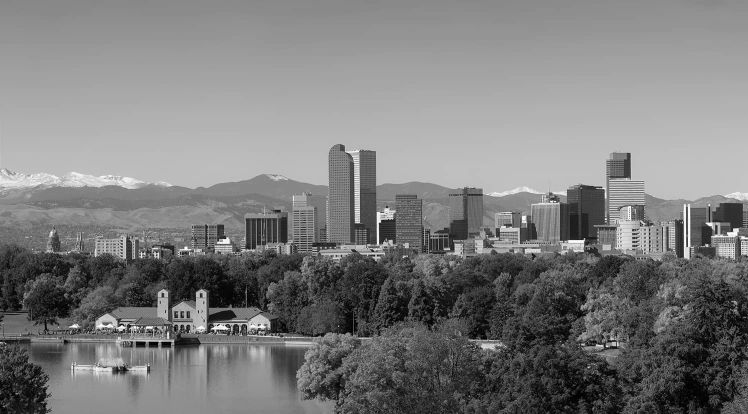
#> input picture assignments/hw07/files/skyline_left.png, 748 x 414 px
$ python hw07.py
#> lines starting #> are read from the running program, lines starting #| are printed output that depends on the picture
"""Homework 07: Feature Matching.

Complete the three TODO functions. SIFT extraction, evaluation and plotting
are provided. Submit only hw07.py.
"""
from pathlib import Path
import argparse
import csv
import cv2
import numpy as np
import matplotlib
matplotlib.use("Agg")
import matplotlib.pyplot as plt


def ratio_match(descriptors1, descriptors2, ratio):
    """Return forward cv2.DMatch objects passing the strict L2 ratio test.

    Descriptors are finite float32 arrays (N, D), (M, D), same D >= 1.
    Use BFMatcher(NORM_L2, crossCheck=False).knnMatch(..., k=2).
    Keep best if best.distance < ratio * second.distance; 0 < ratio < 1.
    N=0 or M<2: return []. Reject two zero-distance neighbors as ambiguous.
    Return matches in increasing queryIdx order; do not modify inputs.
    """

    # length condition
    if len(descriptors1) == 0 or len(descriptors2) < 2:
        return []

    bf_match = cv2.BFMatcher(cv2.NORM_L2, crossCheck=False).knnMatch(descriptors1, descriptors2, k = 2)

    potential_match = []


    if 0 < ratio < 1:
        for g in bf_match:
            if len(g) < 2:
                continue

            best, second = g

            if best.distance < ratio * second.distance:
                potential_match.append(best)
    else:
        return []


    # expand potential_match
    pairs = []
    for m in potential_match:
        pairs.append((m.queryIdx, m))

    # sort via queryIdx
    pairs.sort()

    # Add sorted list to new list
    good_match = []
    for _, m in pairs:
        good_match.append(m)

    return good_match


def mutual_matches(matches12, matches21):
    """Keep forward matches that also passed the reverse ratio test.

    Each input is a list of cv2.DMatch, with at most one match per query.
    For forward i->j, require reverse j->i. Preserve forward order and
    distances. Return a new list of the retained forward objects.
    Empty lists are valid. Do not modify either input or its match objects.
    """

    # ensure they are not empty
    if not matches12 or not matches21:
        return []

    # reverse pair
    reverse_pair = set()
    for m in matches21:
        j = m.queryIdx
        i = m.trainIdx
        reverse_pair.add((i, j))

    pair_match = []

    # reverse vs forward
    for m in matches12:
        i = m.queryIdx
        j = m.trainIdx

        if (i,j) in reverse_pair:
            pair_match.append(m)

    return pair_match


def match_images(image1, image2, ratio):
    """Return (keypoints1, keypoints2, forward_matches, mutual_matches).

    Inputs: 2-D uint8 grayscale images and 0 < ratio < 1. Use provided
    extract_sift(image) with its default nfeatures=800 for each image.
    Call ratio_match in both directions with ratio, then mutual_matches.
    Return the original keypoint lists, forward matches, and mutual subset.
    Do not change images. Empty feature sets are valid.
    """

    keypoints1, descriptors1 = extract_sift(image1)
    keypoints2, descriptors2 = extract_sift(image2)

    forward_matches = ratio_match(descriptors1, descriptors2, ratio)
    rev_list = ratio_match(descriptors2, descriptors1, ratio)

    mm = mutual_matches(forward_matches, rev_list)


    return (keypoints1, keypoints2, forward_matches, mm)


# Everything below is PROVIDED. Leave it unchanged.
def extract_sift(image, nfeatures=800):
    """Return (keypoints, descriptors) from OpenCV SIFT, preserving order.

    image is 2-D uint8 grayscale. Create SIFT with nfeatures=nfeatures,
    leave other SIFT settings at defaults, then detectAndCompute(image, None).
    Return a list of cv2.KeyPoint and float32 descriptors of shape (N, 128).
    If no features: return [], np.empty((0, 128), dtype=np.float32).
    Do not change image; nfeatures is a positive integer.
    """
    sift = cv2.SIFT_create(nfeatures=nfeatures)
    keypoints, descriptors = sift.detectAndCompute(image, None)
    if descriptors is None:
        return [], np.empty((0, 128), dtype=np.float32)
    return list(keypoints), descriptors


def load_image(path):
    image = cv2.imread(str(path), cv2.IMREAD_GRAYSCALE)
    if image is None:
        raise FileNotFoundError(path)
    return image


def nearest_matches(descriptors1, descriptors2):
    if not len(descriptors1) or not len(descriptors2):
        return []
    return list(cv2.BFMatcher(cv2.NORM_L2).match(descriptors1, descriptors2))


def transformed_view(image):
    h, w = image.shape
    matrix = cv2.getRotationMatrix2D(((w-1)/2, (h-1)/2), 20, 0.80)
    result = cv2.warpAffine(image, matrix, (w, h), flags=cv2.INTER_LINEAR,
                            borderMode=cv2.BORDER_CONSTANT)
    return result, matrix


def evaluate_matches(keypoints1, keypoints2, matches, matrix, target_shape, tolerance=3.0):
    """Use a KNOWN affine transform; no transformation estimation is performed.

    Only evaluate matches whose source point maps inside the target view.
    Report positional consistency within tolerance, not a guarantee of identity.
    An empty evaluated set has no defined percentage (None).
    """
    if not matches:
        return {"accepted": 0, "evaluated": 0, "consistent": 0, "percent": None}
    source = np.float32([keypoints1[m.queryIdx].pt for m in matches])
    target = np.float32([keypoints2[m.trainIdx].pt for m in matches])
    projected = source @ matrix[:, :2].T + matrix[:, 2]
    h, w = target_shape[:2]
    visible = ((projected[:, 0] >= 0) & (projected[:, 0] <= w-1)
               & (projected[:, 1] >= 0) & (projected[:, 1] <= h-1))
    errors = np.linalg.norm(target-projected, axis=1)
    evaluated = int(visible.sum())
    consistent = int(((errors <= tolerance) & visible).sum())
    return {"accepted": len(matches), "evaluated": evaluated, "consistent": consistent,
            "percent": 100.0*consistent/evaluated if evaluated else None}


def draw_matches(image1, keypoints1, image2, keypoints2, matches):
    ordered = sorted(matches, key=lambda m: (m.distance, m.queryIdx, m.trainIdx))
    indices = np.linspace(0, len(ordered)-1, min(40, len(ordered)), dtype=int)
    selected = [ordered[i] for i in indices]
    image = cv2.drawMatches(image1, keypoints1, image2, keypoints2, selected, None,
                            matchColor=(20, 180, 255),
                            flags=cv2.DrawMatchesFlags_NOT_DRAW_SINGLE_POINTS)
    return cv2.cvtColor(image, cv2.COLOR_BGR2RGB)


def save_demonstration(image1, image2, output_dir):
    output_dir = Path(output_dir)
    output_dir.mkdir(parents=True, exist_ok=True)
    keypoints1, keypoints2, forward, mutual = match_images(image1, image2, .75)
    _, d1 = extract_sift(image1)
    _, d2 = extract_sift(image2)
    raw = nearest_matches(d1, d2)
    fig, axes = plt.subplots(3, 1, figsize=(14, 11))
    for ax, matches, label in zip(axes, [raw, forward, mutual],
                                 ["Nearest neighbor", "Ratio test (0.75)", "Ratio test in both directions + mutual"]):
        ax.imshow(draw_matches(image1, keypoints1, image2, keypoints2, matches))
        ax.set_title(f"{label}: {len(matches)} matches (showing up to 40)")
        ax.axis("off")
    fig.tight_layout()
    fig.savefig(output_dir/"hw07_matches.png", dpi=120)
    plt.close(fig)

    transformed, matrix = transformed_view(image1)
    kpa, da = extract_sift(image1)
    kpb, db = extract_sift(transformed)
    raw = nearest_matches(da, db)
    records = []
    def add_record(method, ratio, matches):
        metric = evaluate_matches(kpa, kpb, matches, matrix, transformed.shape)
        records.append({"method": method, "ratio": ratio, **metric})
        return metric
    add_record("nearest", "", raw)
    fig, axes = plt.subplots(3, 1, figsize=(14, 11))
    for ax, threshold in zip(axes, [.60, .75, .90]):
        ka, kb, accepted, retained = match_images(image1, transformed, threshold)
        # All calls use identical provided SIFT settings and preserve its order.
        add_record("ratio", threshold, accepted)
        stats = add_record("mutual", threshold, retained)
        percentage = "n/a" if stats["percent"] is None else f'{stats["percent"]:.1f}%'
        ax.imshow(draw_matches(image1, ka, transformed, kb, retained))
        ax.set_title(f'Ratio {threshold:.2f}: {len(accepted)} forward, {len(retained)} mutual; '
                     f'{stats["consistent"]}/{stats["evaluated"]} evaluated consistent ({percentage})')
        ax.axis("off")
    fig.suptitle("Known rotation 20 degrees, scale 0.80; positional tolerance 3 pixels", fontsize=14)
    fig.tight_layout(rect=(0, 0, 1, .97))
    fig.savefig(output_dir/"hw07_transformations.png", dpi=120)
    plt.close(fig)
    with (output_dir/"hw07_metrics.csv").open("w", newline="") as file:
        writer = csv.DictWriter(file, fieldnames=["method", "ratio", "accepted", "evaluated", "consistent", "percent"])
        writer.writeheader()
        writer.writerows(records)
    print("Known-transform experiment (percentage is among evaluated matches):")
    print("Method       Ratio  Accepted  Evaluated  Consistent  Percent")
    for row in records:
        percent = "n/a" if row["percent"] is None else f'{row["percent"]:.1f}%'
        print(f'{row["method"]:12} {str(row["ratio"]):5} {row["accepted"]:8} '
              f'{row["evaluated"]:10} {row["consistent"]:11} {percent:>8}')
    print("Saved hw07_matches.png, hw07_transformations.png, and hw07_metrics.csv")


def main():
    parser = argparse.ArgumentParser(description=__doc__)
    base = Path(__file__).resolve().parent
    parser.add_argument("image1", nargs="?", type=Path, default=base/"skyline_left.png")
    parser.add_argument("image2", nargs="?", type=Path, default=base/"skyline_right.png")
    parser.add_argument("--output-dir", type=Path, default=Path("."))
    args = parser.parse_args()
    save_demonstration(load_image(args.image1), load_image(args.image2), args.output_dir)
#> in load_image, image is the input picture: shape (414, 748); min 0, max 255, mean 124.7
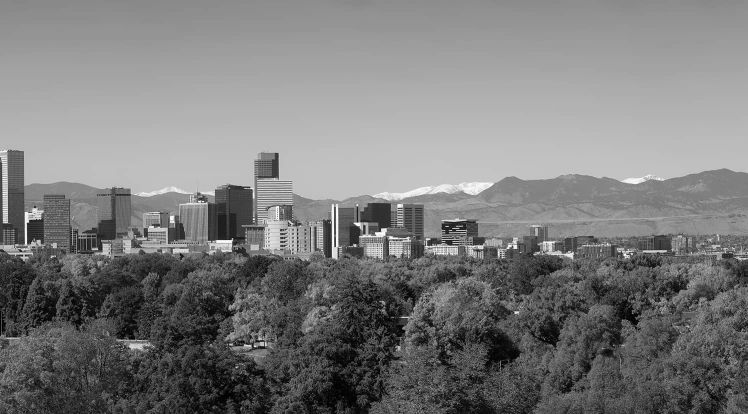
#> input picture assignments/hw07/files/skyline_right.png, 748 x 414 px
#> in load_image, image is the input picture: shape (414, 748); min 0, max 255, mean 123.5
#> in extract_sift, `keypoints, descriptors = sift.detectAndCompute(image, None)`: keypoints = 800 keypoints; strongest (x, y, size): (707, 245, 2.1), (710, 224, 3.2), (75, 326, 3.3), (201, 295, 2.3)
#> in match_images, `keypoints1, descriptors1 = extract_sift(image1)`: keypoints1 has the same summary as keypoints in extract_sift
#> in extract_sift (call 2), `keypoints, descriptors = sift.detectAndCompute(image, None)`: keypoints = 800 keypoints; strongest (x, y, size): (355, 245, 2.1), (515, 247, 2.6), (358, 224, 3.2), (225, 245, 9.5)
#> in match_images, `keypoints2, descriptors2 = extract_sift(image2)`: keypoints2 has the same summary as keypoints in extract_sift
#> in ratio_match, `bf_match = cv2.BFMatcher(cv2.NORM_L2, crossCheck=False).knnMatch(descr..`: bf_match = 800 matches
#> after the loop in ratio_match, `for g in bf_match:`: potential_match = 412 matches
#> after the loop in ratio_match, `for m in potential_match:`: pairs = 412 items
#> after the loop in ratio_match, `for _, m in pairs:`: good_match = 412 matches
#> after the loop in ratio_match (call 2), `for g in bf_match:`: potential_match = 410 matches
#> the loop in mutual_matches, `for m in matches21:` made 410 passes
#> (j, i) on passes 1 to 3: (0, 742), (3, 673), (4, 570)
#> after the loop in mutual_matches, `for m in matches21:`: reverse_pair = 410 items
#> the loop in mutual_matches, `for m in matches12:` made 412 passes
#> (i, j) on passes 1 to 3: (0, 201), (1, 414), (2, 415)
#> after the loop in mutual_matches, `for m in matches12:`: pair_match = 408 matches
#> in save_demonstration, `keypoints1, keypoints2, forward, mutual = match_images(image1, image2,..`: keypoints1 = 800 keypoints; strongest (x, y, size): (707, 245, 2.1), (710, 224, 3.2), (75, 326, 3.3), (201, 295, 2.3); keypoints2 has the same summary as keypoints in extract_sift; forward = 412 matches; mutual = 408 matches
#> in extract_sift (call 3), `keypoints, descriptors = sift.detectAndCompute(image, None)`: keypoints has the same summary as keypoints1 in save_demonstration
#> in save_demonstration, `_, d1 = extract_sift(image1)`:
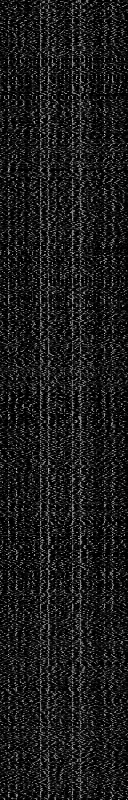
#> d1: shape (800, 128) float32; min 0, max 203, mean 27.4
#> in save_demonstration, `_, d2 = extract_sift(image2)`:
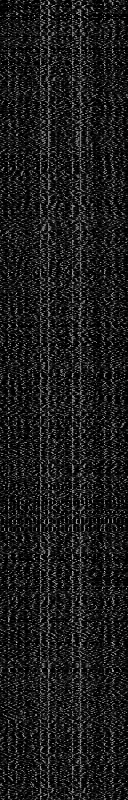
#> d2: shape (800, 128) float32; min 0, max 203, mean 28.1
#> in save_demonstration, `raw = nearest_matches(d1, d2)`: raw = 800 matches
#> the loop in save_demonstration, `for ax, matches, label in zip(axes, [raw, forward, mutual], ["Nearest ..` made 3 passes
#> (matches, label, ordered in draw_matches) on passes 1 to 3: (800 matches, 'Nearest neighbor', 800 matches), (412 matches, 'Ratio test (0.75)', 412 matches), (408 matches, 'Ratio test in both directions + mutual', 408 matches)
#> in transformed_view, `result = cv2.warpAffine(image, matrix, (w, h), flags=cv2.INTER_LINEAR,..`:
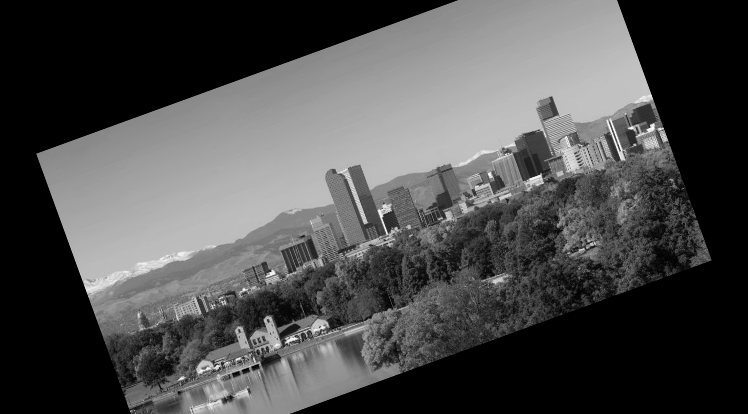
#> result: shape (414, 748); min 0, max 253, mean 76.6
#> in save_demonstration, `transformed, matrix = transformed_view(image1)`: matrix = [[0.752, 0.274, 36.22], [-0.274, 0.752, 153.5]]
#> in extract_sift (call 5), `keypoints, descriptors = sift.detectAndCompute(image, None)`: keypoints has the same summary as keypoints1 in save_demonstration
#> in save_demonstration, `kpa, da = extract_sift(image1)`: kpa has the same summary as keypoints1
#> in extract_sift (call 6), `keypoints, descriptors = sift.detectAndCompute(image, None)`: keypoints = 800 keypoints; strongest (x, y, size): (665, 139, 4), (537, 180, 7.8), (652, 126, 3.3), (246, 371, 3.8)
#> in save_demonstration, `kpb, db = extract_sift(transformed)`:
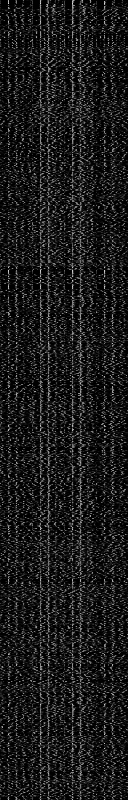
#> db: shape (800, 128) float32; min 0, max 217, mean 27
#> in save_demonstration, `kpb, db = extract_sift(transformed)`: kpb has the same summary as keypoints in extract_sift
#> in evaluate_matches, `source = np.float32([keypoints1[m.queryIdx].pt for m in matches])`: source = 800 pairs, first value 6.64 to 744.7, second value 147.6 to 410.2
#> in evaluate_matches, `target = np.float32([keypoints2[m.trainIdx].pt for m in matches])`: target = 800 pairs, first value 84.97 to 709.4, second value 98.02 to 408
#> in evaluate_matches, `projected = source @ matrix[:, :2].T + matrix[:, 2]`: projected = 800 pairs, first value 90.03 to 702, second value 97.79 to 448.3
#> in evaluate_matches, `errors = np.linalg.norm(target-projected, axis=1)`: errors = 800 values, max 559.5 at index 69, min 0.0123 at index 715, mean 96.61
#> in evaluate_matches, `evaluated = int(visible.sum())`: evaluated = 781
#> in evaluate_matches, `consistent = int(((errors <= tolerance) & visible).sum())`: consistent = 420
#> in add_record, `metric = evaluate_matches(kpa, kpb, matches, matrix, transformed.shape)`: metric = {'accepted': 800, 'evaluated': 781, 'consistent': 420, 'percent': 53.78}
#> the loop in save_demonstration, `for ax, threshold in zip(axes, [.60, .75, .90]):` made 3 passes
#> (threshold, forward_matches in match_images, rev_list in match_images, mm in match_images, accepted, retained) on passes 1 to 3: (0.6, 394 matches, 390 matches, 382 matches, 394 matches, 382 matches), (0.75, 413 matches, 410 matches, 397 matches, 413 matches, 397 matches), (0.9, 484 matches, 486 matches, 417 matches, 484 matches, 417 matches)
#> pass 1, in draw_matches (call 4), `image = cv2.drawMatches(image1, keypoints1, image2, keypoints2, select..`:
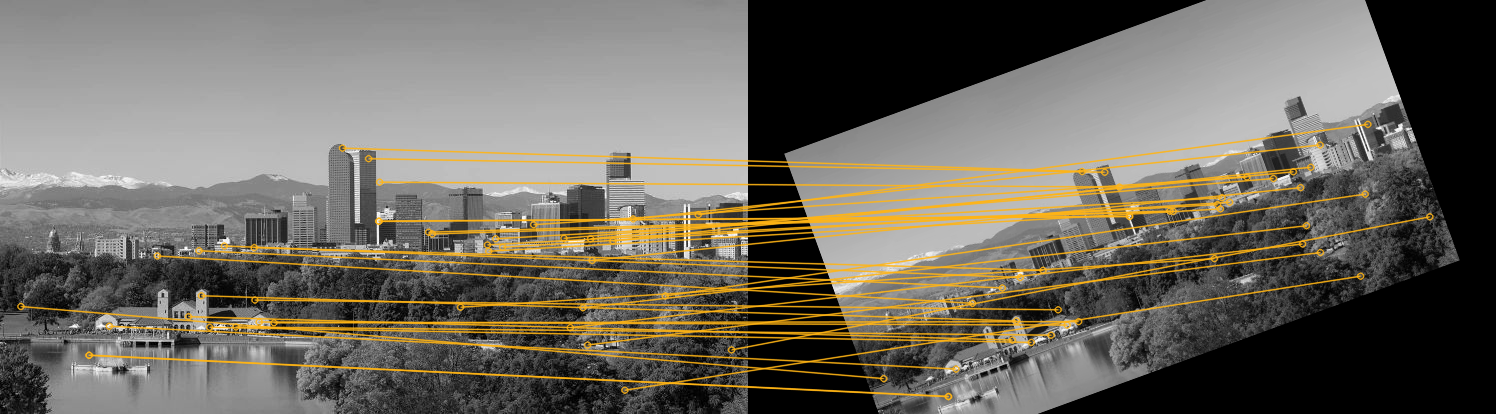
#> image: shape (414, 1496, 3); mean of channels 0, 1, 2 95.9, 105.6, 110.2; drawn as B, G, R
#> in save_demonstration, `fig.savefig(output_dir/"hw07_transformations.png", dpi=120)`:
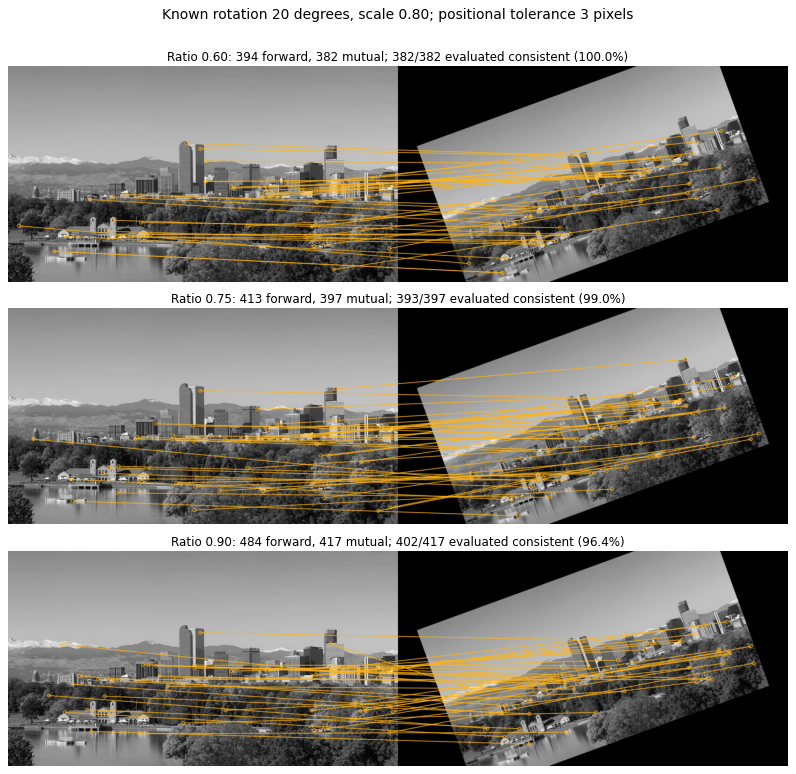
#> figure drawn by matplotlib, 3 panels
#> the loop in save_demonstration, `for row in records:` made 7 passes
#> percent on passes 1 to 7: '53.8%', '99.7%', '100.0%', '98.1%', '99.0%', '85.9%', '96.4%'
#| nearest                 800        781         420    53.8%
#| ratio        0.6        394        394         393    99.7%
#| mutual       0.6        382        382         382   100.0%
#| ratio        0.75       413        413         405    98.1%
#| mutual       0.75       397        397         393    99.0%
#| ratio        0.9        484        482         414    85.9%
#| mutual       0.9        417        417         402    96.4%


if __name__ == "__main__":
    main()
